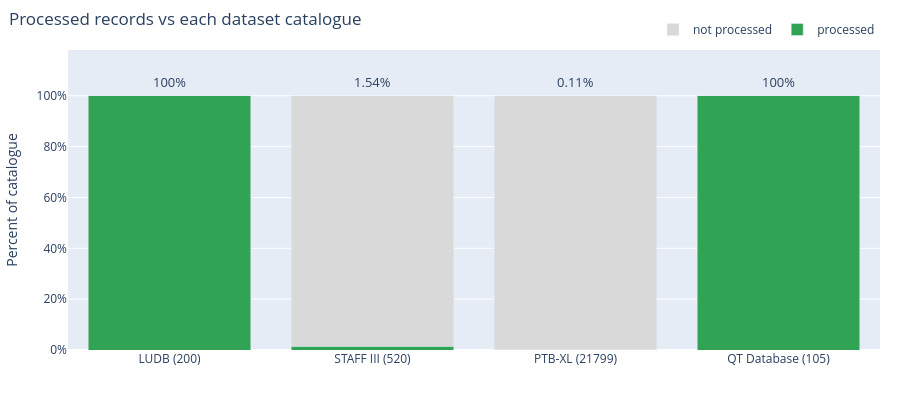

Notebook code cell kept with this figure:
### Markdown cell above
# Display downloaded / processed coverage

How many records from each catalogue are already in `data/evaluation/processed/`.

STAFF III also shows how many compressed WFDB files are still sitting in `data/staff_III` (the shrinking cache).

### Code cell
from pathlib import Path
import sys

REPO = Path.cwd() if (Path.cwd() / "evaluation" / "common.py").exists() else Path.cwd().parent
sys.path.insert(0, str(REPO / "evaluation"))

import pandas as pd
from IPython.display import display

import common as C

inv = C.dataset_inventory()
inv_show = inv.copy()
inv_show["percent"] = (inv_show["fraction"] * 100).round(2)
inv_show["processed_MB"] = (inv_show["processed_bytes"] / 1e6).round(1)
inv_show["projected_processed_size"] = (inv_show["projected_processed_bytes"] / 1e6).round(1)
display(inv_show[["title", "processed", "catalogue", "percent", "cache_wfdb", "processed_MB", "projected_processed_size"]])
_ = C.plot_download_fractions(inv)

### Figure 1 — Plotly figure (JSON) as saved in the notebook; plotly's stock layout.template omitted (floating-point values rounded to 4 significant figures)
{"data": [{"hovertemplate": "%{x}<br>%{y:.2f}% processed<extra></extra>", "marker": {"color": "#31a354"}, "name": "processed", "type": "bar", "x": ["LUDB (200)", "STAFF III (520)", "PTB-XL (21799)", "QT Database (105)"], "y": [100.0, 1.538, 0.1147, 100.0]}, {"hovertemplate": "%{x}<br>%{y:.2f}% remaining<extra></extra>", "marker": {"color": "#d9d9d9"}, "name": "not processed", "type": "bar", "x": ["LUDB (200)", "STAFF III (520)", "PTB-XL (21799)", "QT Database (105)"], "y": [0.0, 98.46, 99.89, 0.0]}], "layout": {"annotations": [{"font": {"size": 13}, "showarrow": false, "text": "100%", "x": "LUDB (200)", "y": 101, "yanchor": "bottom"}, {"font": {"size": 13}, "showarrow": false, "text": "1.54%", "x": "STAFF III (520)", "y": 101, "yanchor": "bottom"}, {"font": {"size": 13}, "showarrow": false, "text": "0.11%", "x": "PTB-XL (21799)", "y": 101, "yanchor": "bottom"}, {"font": {"size": 13}, "showarrow": false, "text": "100%", "x": "QT Database (105)", "y": 101, "yanchor": "bottom"}], "barmode": "stack", "height": 420, "legend": {"orientation": "h", "x": 1, "xanchor": "right", "y": 1.02, "yanchor": "bottom"}, "margin": {"b": 70, "l": 50, "r": 20, "t": 50}, "title": {"text": "Processed records vs each dataset catalogue", "x": 0.01, "xanchor": "left"}, "yaxis": {"range": [0, 118], "ticksuffix": "%", "title": {"text": "Percent of catalogue"}}}}
